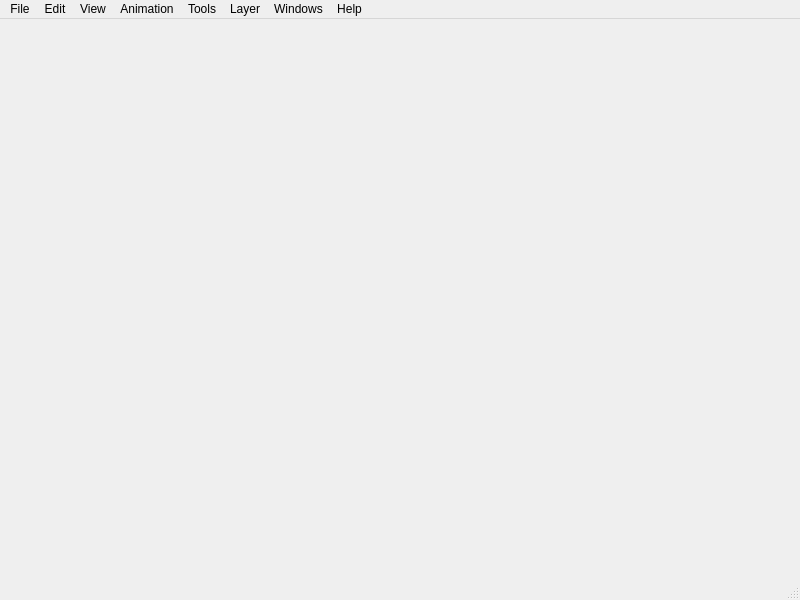
<?xml version="1.0" encoding="UTF-8"?>
<ui version="4.0">
 <class>MainWindow2</class>
 <widget class="QMainWindow" name="MainWindow2">
  <property name="geometry">
   <rect>
    <x>0</x>
    <y>0</y>
    <width>800</width>
    <height>600</height>
   </rect>
  </property>
  <property name="windowTitle">
   <string>MainWindow</string>
  </property>
  <widget class="QWidget" name="centralwidget"/>
  <widget class="QMenuBar" name="menubar">
   <property name="geometry">
    <rect>
     <x>0</x>
     <y>0</y>
     <width>800</width>
     <height>22</height>
    </rect>
   </property>
   <widget class="QMenu" name="menuFile">
    <property name="title">
     <string>File</string>
    </property>
    <widget class="QMenu" name="menuImport">
     <property name="title">
      <string>Import</string>
     </property>
     <addaction name="separator"/>
     <addaction name="actionImport_Image"/>
     <addaction name="actionImport_Image_Sequence"/>
     <addaction name="actionImport_Movie"/>
     <addaction name="actionImport_Sound"/>
     <addaction name="separator"/>
     <addaction name="actionImport_Palette"/>
    </widget>
    <widget class="QMenu" name="menuExport">
     <property name="title">
      <string>Export</string>
     </property>
     <addaction name="separator"/>
     <addaction name="actionExport_X_sheet"/>
     <addaction name="actionExport_Image_Sequence"/>
     <addaction name="actionExport_Image"/>
     <addaction name="actionExport_Movie"/>
     <addaction name="actionExport_Svg_Image"/>
     <addaction name="separator"/>
     <addaction name="actionExport_Palette"/>
    </widget>
    <addaction name="actionNew"/>
    <addaction name="actionOpen"/>
    <addaction name="actionSave"/>
    <addaction name="actionSave_as"/>
    <addaction name="separator"/>
    <addaction name="menuImport"/>
    <addaction name="menuExport"/>
    <addaction name="separator"/>
    <addaction name="actionPrint"/>
    <addaction name="separator"/>
    <addaction name="actionExit"/>
   </widget>
   <widget class="QMenu" name="menuEdit">
    <property name="title">
     <string>Edit</string>
    </property>
    <widget class="QMenu" name="menuSelection">
     <property name="title">
      <string>Selection</string>
     </property>
     <addaction name="actionFlip_X"/>
     <addaction name="actionFlip_Y"/>
    </widget>
    <addaction name="actionUndo"/>
    <addaction name="actionRedo"/>
    <addaction name="separator"/>
    <addaction name="actionCut"/>
    <addaction name="actionCopy"/>
    <addaction name="actionPaste"/>
    <addaction name="actionClearFrame"/>
    <addaction name="separator"/>
    <addaction name="menuSelection"/>
    <addaction name="separator"/>
    <addaction name="actionSelect_All"/>
    <addaction name="actionDeselect_All"/>
    <addaction name="separator"/>
    <addaction name="actionPreference"/>
   </widget>
   <widget class="QMenu" name="menuView">
    <property name="title">
     <string>View</string>
    </property>
    <widget class="QMenu" name="menuOnion_Skin">
     <property name="title">
      <string>Onion Skin</string>
     </property>
     <addaction name="actionOnionPrevious"/>
     <addaction name="actionOnionNext"/>
     <addaction name="actionMultiLayerOnionSkin"/>
    </widget>
    <addaction name="actionReset_Windows"/>
    <addaction name="actionReset_View"/>
    <addaction name="separator"/>
    <addaction name="actionZoom_In"/>
    <addaction name="actionZoom_Out"/>
    <addaction name="separator"/>
    <addaction name="actionRotate_Clockwise"/>
    <addaction name="actionRotate_Anticlosewise"/>
    <addaction name="separator"/>
    <addaction name="actionHorizontal_Flip"/>
    <addaction name="actionVertical_Flip"/>
    <addaction name="separator"/>
    <addaction name="actionPreview"/>
    <addaction name="separator"/>
    <addaction name="actionGrid"/>
    <addaction name="separator"/>
    <addaction name="menuOnion_Skin"/>
   </widget>
   <widget class="QMenu" name="menuAnimation">
    <property name="title">
     <string>Animation</string>
    </property>
    <addaction name="actionPlay"/>
    <addaction name="actionLoop"/>
    <addaction name="actionLoopControl"/>
    <addaction name="separator"/>
    <addaction name="actionNext_Frame"/>
    <addaction name="actionPrevious_Frame"/>
    <addaction name="actionNext_KeyFrame"/>
    <addaction name="actionPrev_KeyFrame"/>
    <addaction name="separator"/>
    <addaction name="actionAdd_Frame"/>
    <addaction name="actionDuplicate_Frame"/>
    <addaction name="actionRemove_Frame"/>
   </widget>
   <widget class="QMenu" name="menuTools">
    <property name="title">
     <string>Tools</string>
    </property>
    <addaction name="actionMove"/>
    <addaction name="actionSelect"/>
    <addaction name="actionBrush"/>
    <addaction name="actionPolyline"/>
    <addaction name="actionSmudge"/>
    <addaction name="actionPen"/>
    <addaction name="actionHand"/>
    <addaction name="actionPencil"/>
    <addaction name="actionBucket"/>
    <addaction name="actionEyedropper"/>
    <addaction name="actionEraser"/>
    <addaction name="separator"/>
    <addaction name="actionTogglePalette"/>
    <addaction name="separator"/>
    <addaction name="actionResetToolsDefault"/>
   </widget>
   <widget class="QMenu" name="menuLayer">
    <property name="title">
     <string>Layer</string>
    </property>
    <addaction name="actionNew_Bitmap_Layer"/>
    <addaction name="actionNew_Vector_Layer"/>
    <addaction name="actionNew_Sound_Layer"/>
    <addaction name="actionNew_Camera_Layer"/>
    <addaction name="separator"/>
    <addaction name="actionDelete_Current_Layer"/>
   </widget>
   <widget class="QMenu" name="menuHelp">
    <property name="title">
     <string>Help</string>
    </property>
    <addaction name="actionHelp"/>
    <addaction name="actionAbout"/>
   </widget>
   <widget class="QMenu" name="menuWindows">
    <property name="title">
     <string>Windows</string>
    </property>
   </widget>
   <addaction name="menuFile"/>
   <addaction name="menuEdit"/>
   <addaction name="menuView"/>
   <addaction name="menuAnimation"/>
   <addaction name="menuTools"/>
   <addaction name="menuLayer"/>
   <addaction name="menuWindows"/>
   <addaction name="menuHelp"/>
  </widget>
  <widget class="QStatusBar" name="statusbar"/>
  <action name="actionNew">
   <property name="icon">
    <iconset resource="../pencil.qrc">
     <normaloff>:/icons/new.png</normaloff>:/icons/new.png</iconset>
   </property>
   <property name="text">
    <string>New</string>
   </property>
  </action>
  <action name="actionOpen">
   <property name="icon">
    <iconset resource="../pencil.qrc">
     <normaloff>:/icons/open.png</normaloff>:/icons/open.png</iconset>
   </property>
   <property name="text">
    <string>Open</string>
   </property>
  </action>
  <action name="actionSave">
   <property name="icon">
    <iconset resource="../pencil.qrc">
     <normaloff>:/icons/save.png</normaloff>:/icons/save.png</iconset>
   </property>
   <property name="text">
    <string>Save</string>
   </property>
  </action>
  <action name="actionSave_as">
   <property name="icon">
    <iconset resource="../pencil.qrc">
     <normaloff>:/icons/saveas.png</normaloff>:/icons/saveas.png</iconset>
   </property>
   <property name="text">
    <string>Save As ..</string>
   </property>
  </action>
  <action name="actionPrint">
   <property name="icon">
    <iconset resource="../pencil.qrc">
     <normaloff>:/icons/printer3.png</normaloff>:/icons/printer3.png</iconset>
   </property>
   <property name="text">
    <string>Print</string>
   </property>
  </action>
  <action name="actionExit">
   <property name="icon">
    <iconset resource="../pencil.qrc">
     <normaloff>:/icons/exit.png</normaloff>:/icons/exit.png</iconset>
   </property>
   <property name="text">
    <string>Exit</string>
   </property>
  </action>
  <action name="actionExport_X_sheet">
   <property name="text">
    <string>X-sheet ...</string>
   </property>
  </action>
  <action name="actionExport_Image_Sequence">
   <property name="text">
    <string>Image Sequence...</string>
   </property>
  </action>
  <action name="actionExport_Image">
   <property name="text">
    <string>Image...</string>
   </property>
  </action>
  <action name="actionExport_Movie">
   <property name="text">
    <string>Movie...</string>
   </property>
  </action>
  <action name="actionExport_Palette">
   <property name="text">
    <string>Palette...</string>
   </property>
  </action>
  <action name="actionExport_Svg_Image">
   <property name="text">
    <string>Svg Image...</string>
   </property>
  </action>
  <action name="actionImport_Image">
   <property name="text">
    <string>Image...</string>
   </property>
  </action>
  <action name="actionImport_Image_Sequence">
   <property name="text">
    <string>Image Sequence...</string>
   </property>
  </action>
  <action name="actionImport_Movie">
   <property name="text">
    <string>Movie...</string>
   </property>
  </action>
  <action name="actionImport_Sound">
   <property name="text">
    <string>Sound...</string>
   </property>
  </action>
  <action name="actionImport_Palette">
   <property name="text">
    <string>Palette...</string>
   </property>
  </action>
  <action name="actionUndo">
   <property name="icon">
    <iconset resource="../pencil.qrc">
     <normaloff>:/icons/undo.png</normaloff>:/icons/undo.png</iconset>
   </property>
   <property name="text">
    <string>Undo</string>
   </property>
  </action>
  <action name="actionRedo">
   <property name="icon">
    <iconset resource="../pencil.qrc">
     <normaloff>:/icons/redo.png</normaloff>:/icons/redo.png</iconset>
   </property>
   <property name="text">
    <string>Redo</string>
   </property>
  </action>
  <action name="actionCut">
   <property name="icon">
    <iconset resource="../pencil.qrc">
     <normaloff>:/icons/cut.png</normaloff>:/icons/cut.png</iconset>
   </property>
   <property name="text">
    <string>Cut</string>
   </property>
  </action>
  <action name="actionCopy">
   <property name="icon">
    <iconset resource="../pencil.qrc">
     <normaloff>:/icons/copy.png</normaloff>:/icons/copy.png</iconset>
   </property>
   <property name="text">
    <string>Copy</string>
   </property>
  </action>
  <action name="actionPaste">
   <property name="icon">
    <iconset resource="../pencil.qrc">
     <normaloff>:/icons/paste.png</normaloff>:/icons/paste.png</iconset>
   </property>
   <property name="text">
    <string>Paste</string>
   </property>
  </action>
  <action name="actionCrop">
   <property name="text">
    <string>Crop</string>
   </property>
  </action>
  <action name="actionCrop_To_Selection">
   <property name="text">
    <string>Crop To Selection</string>
   </property>
  </action>
  <action name="actionSelect_All">
   <property name="text">
    <string>Select All</string>
   </property>
  </action>
  <action name="actionDeselect_All">
   <property name="text">
    <string>Deselect All</string>
   </property>
  </action>
  <action name="actionClearFrame">
   <property name="icon">
    <iconset resource="../pencil.qrc">
     <normaloff>:/icons/clear.png</normaloff>:/icons/clear.png</iconset>
   </property>
   <property name="text">
    <string>Clear Frame</string>
   </property>
  </action>
  <action name="actionPreference">
   <property name="text">
    <string>Preferences</string>
   </property>
  </action>
  <action name="actionReset_Windows">
   <property name="text">
    <string>Reset Windows</string>
   </property>
  </action>
  <action name="actionZoom_In">
   <property name="icon">
    <iconset resource="../pencil.qrc">
     <normaloff>:/icons/magnify.png</normaloff>:/icons/magnify.png</iconset>
   </property>
   <property name="text">
    <string>Zoom In</string>
   </property>
  </action>
  <action name="actionZoom_Out">
   <property name="icon">
    <iconset resource="../pencil.qrc">
     <normaloff>:/icons/magnify.png</normaloff>:/icons/magnify.png</iconset>
   </property>
   <property name="text">
    <string>Zoom Out</string>
   </property>
  </action>
  <action name="actionRotate_Clockwise">
   <property name="text">
    <string>Rotate Clockwise</string>
   </property>
  </action>
  <action name="actionRotate_Anticlosewise">
   <property name="text">
    <string>Rotate AntiClosewise</string>
   </property>
  </action>
  <action name="actionReset_View">
   <property name="text">
    <string>Reset Zoom/Rotate</string>
   </property>
  </action>
  <action name="actionHorizontal_Flip">
   <property name="icon">
    <iconset resource="../pencil.qrc">
     <normaloff>:/icons/mirror.png</normaloff>:/icons/mirror.png</iconset>
   </property>
   <property name="text">
    <string>Horizontal Flip</string>
   </property>
  </action>
  <action name="actionVertical_Flip">
   <property name="icon">
    <iconset resource="../pencil.qrc">
     <normaloff>:/icons/mirrorV.png</normaloff>:/icons/mirrorV.png</iconset>
   </property>
   <property name="text">
    <string>Vertical Flip</string>
   </property>
  </action>
  <action name="actionPreview">
   <property name="text">
    <string>Preview</string>
   </property>
  </action>
  <action name="actionGrid">
   <property name="checkable">
    <bool>true</bool>
   </property>
   <property name="text">
    <string>Grid</string>
   </property>
  </action>
  <action name="actionOnionPrevious">
   <property name="checkable">
    <bool>true</bool>
   </property>
   <property name="icon">
    <iconset resource="../pencil.qrc">
     <normaloff>:/icons/onionPrev.png</normaloff>:/icons/onionPrev.png</iconset>
   </property>
   <property name="text">
    <string>Previous</string>
   </property>
  </action>
  <action name="actionOnionNext">
   <property name="checkable">
    <bool>true</bool>
   </property>
   <property name="icon">
    <iconset resource="../pencil.qrc">
     <normaloff>:/icons/onionNext.png</normaloff>:/icons/onionNext.png</iconset>
   </property>
   <property name="text">
    <string>Next</string>
   </property>
  </action>
  <action name="actionPlay">
   <property name="icon">
    <iconset resource="../pencil.qrc">
     <normaloff>:/icons/controls/play.png</normaloff>:/icons/controls/play.png</iconset>
   </property>
   <property name="text">
    <string>Play</string>
   </property>
  </action>
  <action name="actionLoop">
   <property name="checkable">
    <bool>true</bool>
   </property>
   <property name="icon">
    <iconset resource="../pencil.qrc">
     <normaloff>:/icons/controls/loop.png</normaloff>:/icons/controls/loop.png</iconset>
   </property>
   <property name="text">
    <string>Loop</string>
   </property>
  </action>
  <action name="actionNext_Frame">
   <property name="icon">
    <iconset resource="../pencil.qrc">
     <normaloff>:/icons/next.png</normaloff>:/icons/next.png</iconset>
   </property>
   <property name="text">
    <string>Next Frame</string>
   </property>
  </action>
  <action name="actionPrevious_Frame">
   <property name="icon">
    <iconset resource="../pencil.qrc">
     <normaloff>:/icons/prev.png</normaloff>:/icons/prev.png</iconset>
   </property>
   <property name="text">
    <string>Previous Frame</string>
   </property>
  </action>
  <action name="actionExtend_Frame">
   <property name="text">
    <string>Extend Frame</string>
   </property>
  </action>
  <action name="actionAdd_Frame">
   <property name="icon">
    <iconset resource="../pencil.qrc">
     <normaloff>:/icons/add.png</normaloff>:/icons/add.png</iconset>
   </property>
   <property name="text">
    <string>Add Frame</string>
   </property>
  </action>
  <action name="actionDuplicate_Frame">
   <property name="icon">
    <iconset resource="../pencil.qrc">
     <normaloff>:/icons/controls/duplicate.png</normaloff>:/icons/controls/duplicate.png</iconset>
   </property>
   <property name="text">
    <string>Duplicate Frame</string>
   </property>
  </action>
  <action name="actionRemove_Frame">
   <property name="icon">
    <iconset resource="../pencil.qrc">
     <normaloff>:/icons/remove.png</normaloff>:/icons/remove.png</iconset>
   </property>
   <property name="text">
    <string>Remove Frame</string>
   </property>
  </action>
  <action name="actionMove">
   <property name="icon">
    <iconset resource="../pencil.qrc">
     <normaloff>:/icons/move.png</normaloff>:/icons/move.png</iconset>
   </property>
   <property name="text">
    <string>Move</string>
   </property>
  </action>
  <action name="actionClear">
   <property name="icon">
    <iconset resource="../pencil.qrc">
     <normaloff>:/icons/clear.png</normaloff>:/icons/clear.png</iconset>
   </property>
   <property name="text">
    <string>Clear Frame</string>
   </property>
  </action>
  <action name="actionSelect">
   <property name="icon">
    <iconset resource="../pencil.qrc">
     <normaloff>:/icons/select.png</normaloff>:/icons/select.png</iconset>
   </property>
   <property name="text">
    <string>Select</string>
   </property>
  </action>
  <action name="actionBrush">
   <property name="icon">
    <iconset resource="../pencil.qrc">
     <normaloff>:/icons/brush.png</normaloff>:/icons/brush.png</iconset>
   </property>
   <property name="text">
    <string>Brush</string>
   </property>
  </action>
  <action name="actionPolyline">
   <property name="icon">
    <iconset resource="../pencil.qrc">
     <normaloff>:/icons/polyline.png</normaloff>:/icons/polyline.png</iconset>
   </property>
   <property name="text">
    <string>Polyline</string>
   </property>
  </action>
  <action name="actionSmudge">
   <property name="icon">
    <iconset resource="../pencil.qrc">
     <normaloff>:/icons/smudge.png</normaloff>:/icons/smudge.png</iconset>
   </property>
   <property name="text">
    <string>Smudge</string>
   </property>
  </action>
  <action name="actionPen">
   <property name="icon">
    <iconset resource="../pencil.qrc">
     <normaloff>:/icons/pen.png</normaloff>:/icons/pen.png</iconset>
   </property>
   <property name="text">
    <string>Pen</string>
   </property>
  </action>
  <action name="actionHand">
   <property name="icon">
    <iconset resource="../pencil.qrc">
     <normaloff>:/icons/hand.png</normaloff>:/icons/hand.png</iconset>
   </property>
   <property name="text">
    <string>Hand</string>
   </property>
  </action>
  <action name="actionPencil">
   <property name="icon">
    <iconset resource="../pencil.qrc">
     <normaloff>:/icons/pencil2.png</normaloff>:/icons/pencil2.png</iconset>
   </property>
   <property name="text">
    <string>Pencil</string>
   </property>
  </action>
  <action name="actionBucket">
   <property name="icon">
    <iconset resource="../pencil.qrc">
     <normaloff>:/icons/bucket.png</normaloff>:/icons/bucket.png</iconset>
   </property>
   <property name="text">
    <string>Bucket</string>
   </property>
  </action>
  <action name="actionEyedropper">
   <property name="icon">
    <iconset resource="../pencil.qrc">
     <normaloff>:/icons/eyedropper.png</normaloff>:/icons/eyedropper.png</iconset>
   </property>
   <property name="text">
    <string>Eyedropper</string>
   </property>
  </action>
  <action name="actionEraser">
   <property name="icon">
    <iconset resource="../pencil.qrc">
     <normaloff>:/icons/eraser.png</normaloff>:/icons/eraser.png</iconset>
   </property>
   <property name="text">
    <string>Eraser</string>
   </property>
  </action>
  <action name="actionNew_Bitmap_Layer">
   <property name="icon">
    <iconset resource="../pencil.qrc">
     <normaloff>:/icons/layer-bitmap.png</normaloff>:/icons/layer-bitmap.png</iconset>
   </property>
   <property name="text">
    <string>New Bitmap Layer</string>
   </property>
  </action>
  <action name="actionNew_Vector_Layer">
   <property name="icon">
    <iconset resource="../pencil.qrc">
     <normaloff>:/icons/layer-vector.png</normaloff>:/icons/layer-vector.png</iconset>
   </property>
   <property name="text">
    <string>New Vector Layer</string>
   </property>
  </action>
  <action name="actionNew_Sound_Layer">
   <property name="icon">
    <iconset resource="../pencil.qrc">
     <normaloff>:/icons/layer-sound.png</normaloff>:/icons/layer-sound.png</iconset>
   </property>
   <property name="text">
    <string>New Sound Layer</string>
   </property>
  </action>
  <action name="actionNew_Camera_Layer">
   <property name="icon">
    <iconset resource="../pencil.qrc">
     <normaloff>:/icons/layer-camera.png</normaloff>:/icons/layer-camera.png</iconset>
   </property>
   <property name="text">
    <string>New Camera Layer</string>
   </property>
  </action>
  <action name="actionDelete_Current_Layer">
   <property name="text">
    <string>Delete Current Layer</string>
   </property>
  </action>
  <action name="actionHelp">
   <property name="text">
    <string>Help</string>
   </property>
  </action>
  <action name="actionAbout">
   <property name="text">
    <string>About</string>
   </property>
  </action>
  <action name="actionTogglePalette">
   <property name="checkable">
    <bool>true</bool>
   </property>
   <property name="text">
    <string>Toggle palette</string>
   </property>
  </action>
  <action name="actionResetToolsDefault">
   <property name="text">
    <string>Reset to default</string>
   </property>
   <property name="toolTip">
    <string>Reset to default</string>
   </property>
  </action>
  <action name="actionNext_KeyFrame">
   <property name="icon">
    <iconset>
     <normalon>:/icons/next.png</normalon>
    </iconset>
   </property>
   <property name="text">
    <string>Next_KeyFrame</string>
   </property>
   <property name="toolTip">
    <string>Next KeyFrame</string>
   </property>
  </action>
  <action name="actionPrev_KeyFrame">
   <property name="icon">
    <iconset>
     <normalon>:/icons/prev.png</normalon>
    </iconset>
   </property>
   <property name="text">
    <string>Prev_KeyFrame</string>
   </property>
   <property name="toolTip">
    <string>Previous KeyFrame</string>
   </property>
  </action>
  <action name="actionMultiLayerOnionSkin">
   <property name="checkable">
    <bool>true</bool>
   </property>
   <property name="checked">
    <bool>true</bool>
   </property>
   <property name="text">
    <string>MultiLayerOnionSkin</string>
   </property>
  </action>
  <action name="actionLoopControl">
   <property name="checkable">
    <bool>true</bool>
   </property>
   <property name="enabled">
    <bool>false</bool>
   </property>
   <property name="text">
    <string>loopcontrol</string>
   </property>
  </action>
  <action name="actionToolsWidget">
   <property name="checkable">
    <bool>true</bool>
   </property>
   <property name="text">
    <string>Tools</string>
   </property>
  </action>
  <action name="actionTimeline">
   <property name="checkable">
    <bool>true</bool>
   </property>
   <property name="text">
    <string>Timeline</string>
   </property>
  </action>
  <action name="actionOptionsWidget">
   <property name="checkable">
    <bool>true</bool>
   </property>
   <property name="text">
    <string>Options</string>
   </property>
  </action>
  <action name="actionColorWheel">
   <property name="checkable">
    <bool>true</bool>
   </property>
   <property name="text">
    <string>Color Wheel</string>
   </property>
  </action>
  <action name="actionColorPalette">
   <property name="checkable">
    <bool>true</bool>
   </property>
   <property name="text">
    <string>Color Palette</string>
   </property>
  </action>
  <action name="actionDisplayOptions">
   <property name="checkable">
    <bool>true</bool>
   </property>
   <property name="text">
    <string>Display Options</string>
   </property>
  </action>
  <action name="actionFlip_X">
   <property name="text">
    <string>Flip X</string>
   </property>
  </action>
  <action name="actionFlip_Y">
   <property name="text">
    <string>Flip Y</string>
   </property>
  </action>
 </widget>
 <resources>
  <include location="../pencil.qrc"/>
  <include location="../pencil.qrc"/>
 </resources>
 <connections/>
</ui>
